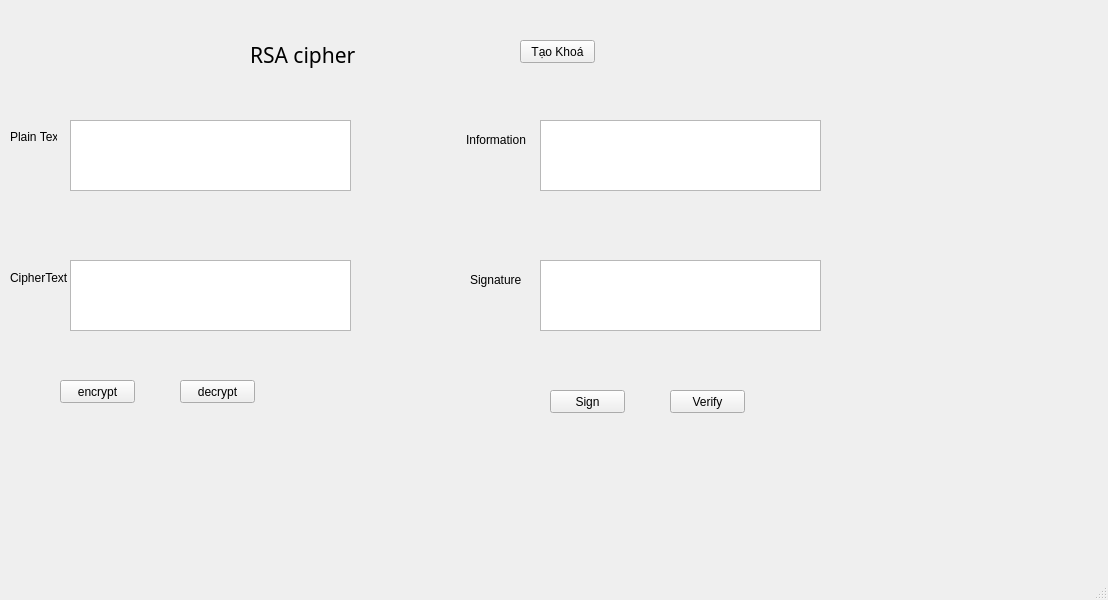
<?xml version="1.0" encoding="UTF-8"?>
<ui version="4.0">
 <class>MainWindow</class>
 <widget class="QMainWindow" name="MainWindow">
  <property name="geometry">
   <rect>
    <x>0</x>
    <y>0</y>
    <width>1108</width>
    <height>600</height>
   </rect>
  </property>
  <property name="windowTitle">
   <string>MainWindow</string>
  </property>
  <widget class="QWidget" name="centralwidget">
   <widget class="QLabel" name="label">
    <property name="geometry">
     <rect>
      <x>10</x>
      <y>130</y>
      <width>47</width>
      <height>13</height>
     </rect>
    </property>
    <property name="text">
     <string>Plain Text</string>
    </property>
   </widget>
   <widget class="QLabel" name="label_3">
    <property name="geometry">
     <rect>
      <x>10</x>
      <y>270</y>
      <width>61</width>
      <height>16</height>
     </rect>
    </property>
    <property name="text">
     <string>CipherText</string>
    </property>
   </widget>
   <widget class="QLabel" name="label_4">
    <property name="geometry">
     <rect>
      <x>250</x>
      <y>30</y>
      <width>191</width>
      <height>51</height>
     </rect>
    </property>
    <property name="font">
     <font>
      <family>Lucida Sans Unicode</family>
      <pointsize>16</pointsize>
     </font>
    </property>
    <property name="focusPolicy">
     <enum>Qt::WheelFocus</enum>
    </property>
    <property name="text">
     <string>RSA cipher</string>
    </property>
   </widget>
   <widget class="QPushButton" name="btn_encrypt">
    <property name="geometry">
     <rect>
      <x>60</x>
      <y>380</y>
      <width>75</width>
      <height>23</height>
     </rect>
    </property>
    <property name="text">
     <string>encrypt</string>
    </property>
   </widget>
   <widget class="QPushButton" name="btn_decrypt">
    <property name="geometry">
     <rect>
      <x>180</x>
      <y>380</y>
      <width>75</width>
      <height>23</height>
     </rect>
    </property>
    <property name="text">
     <string>decrypt</string>
    </property>
   </widget>
   <widget class="QTextEdit" name="txt_cipher_text">
    <property name="geometry">
     <rect>
      <x>70</x>
      <y>260</y>
      <width>281</width>
      <height>71</height>
     </rect>
    </property>
   </widget>
   <widget class="QTextEdit" name="txt_plain_text">
    <property name="geometry">
     <rect>
      <x>70</x>
      <y>120</y>
      <width>281</width>
      <height>71</height>
     </rect>
    </property>
   </widget>
   <widget class="QTextEdit" name="txt_sign">
    <property name="geometry">
     <rect>
      <x>540</x>
      <y>260</y>
      <width>281</width>
      <height>71</height>
     </rect>
    </property>
   </widget>
   <widget class="QTextEdit" name="txt_infor">
    <property name="geometry">
     <rect>
      <x>540</x>
      <y>120</y>
      <width>281</width>
      <height>71</height>
     </rect>
    </property>
   </widget>
   <widget class="QLabel" name="label_2">
    <property name="geometry">
     <rect>
      <x>466</x>
      <y>130</y>
      <width>61</width>
      <height>20</height>
     </rect>
    </property>
    <property name="text">
     <string>Information</string>
    </property>
   </widget>
   <widget class="QLabel" name="label_5">
    <property name="geometry">
     <rect>
      <x>470</x>
      <y>270</y>
      <width>71</width>
      <height>20</height>
     </rect>
    </property>
    <property name="text">
     <string>Signature</string>
    </property>
   </widget>
   <widget class="QPushButton" name="btn_gen_key">
    <property name="geometry">
     <rect>
      <x>520</x>
      <y>40</y>
      <width>75</width>
      <height>23</height>
     </rect>
    </property>
    <property name="text">
     <string>Tạo Khoá</string>
    </property>
   </widget>
   <widget class="QPushButton" name="btn_verify">
    <property name="geometry">
     <rect>
      <x>670</x>
      <y>390</y>
      <width>75</width>
      <height>23</height>
     </rect>
    </property>
    <property name="text">
     <string>Verify</string>
    </property>
   </widget>
   <widget class="QPushButton" name="btn_sign">
    <property name="geometry">
     <rect>
      <x>550</x>
      <y>390</y>
      <width>75</width>
      <height>23</height>
     </rect>
    </property>
    <property name="text">
     <string>Sign</string>
    </property>
   </widget>
  </widget>
  <widget class="QMenuBar" name="menubar">
   <property name="geometry">
    <rect>
     <x>0</x>
     <y>0</y>
     <width>1108</width>
     <height>21</height>
    </rect>
   </property>
  </widget>
  <widget class="QStatusBar" name="statusbar"/>
 </widget>
 <resources/>
 <connections/>
</ui>
